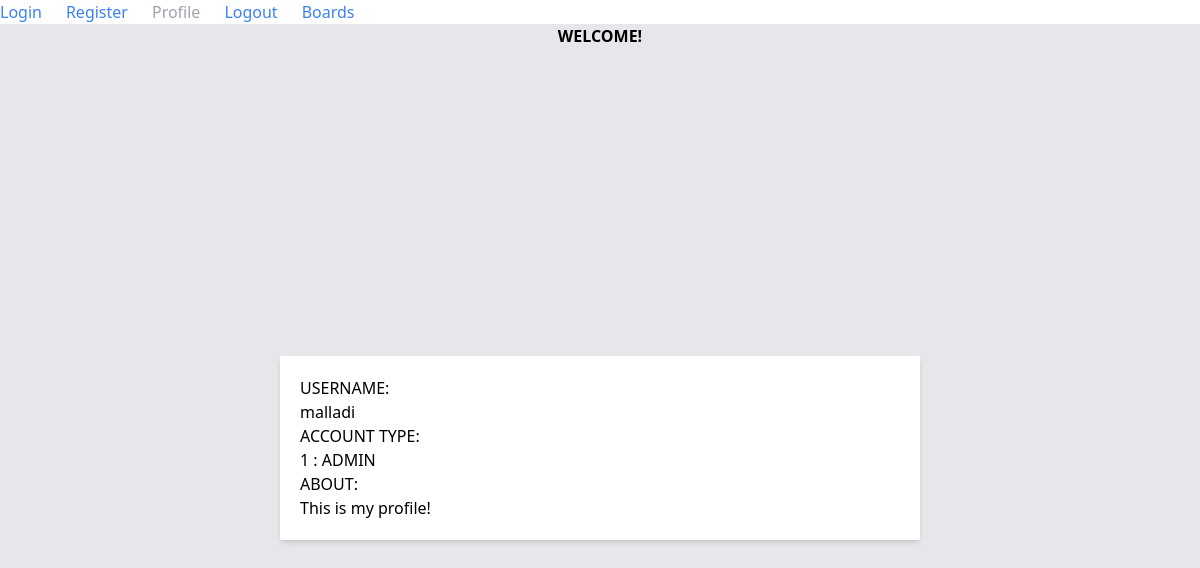
The app's page /profile (signed in), older data.
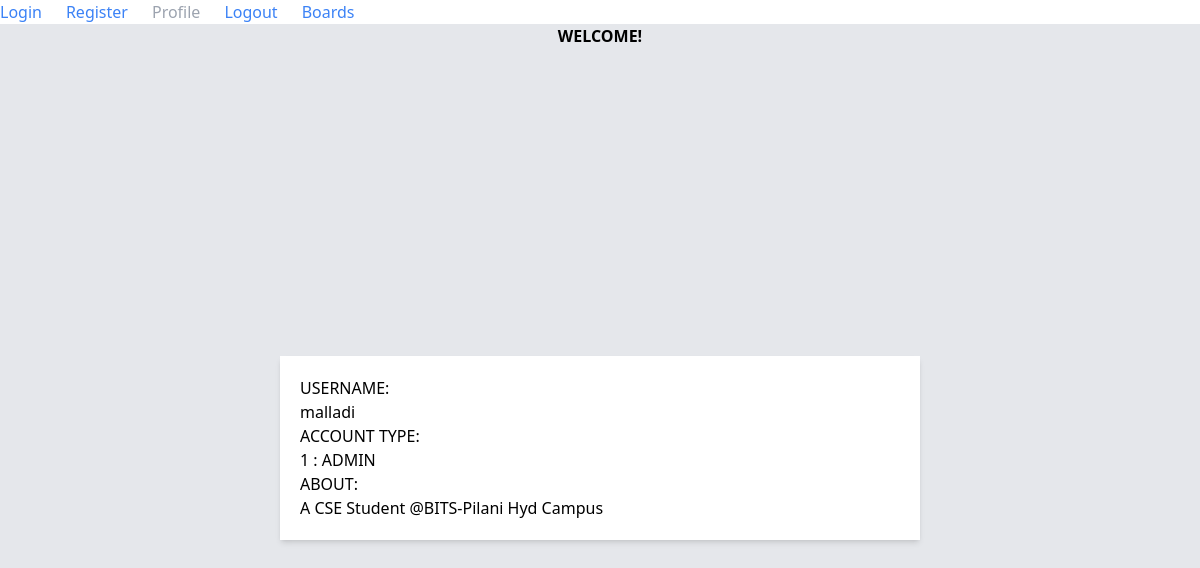
The same page, newer data.
### ForumApp/models/user.py (models this page shows)
class User(db.Model, UserMixin):
    id = db.Column(db.Integer, primary_key=True)
    username = db.Column(db.String(20), nullable = False)
    password = db.Column(db.String(100), nullable = False)
    role_id = db.Column(db.Integer, db.ForeignKey('role.id'))
    profile = db.relationship('Profile', backref='user', uselist = False)
    posts = db.relationship('Post', backref = 'user')
    comments = db.relationship('Comment', backref = 'user')

### ForumApp/models/profile.py (models this page shows)
class Profile(db.Model):
    id = db.Column(db.Integer, primary_key = True)
    date_created = db.Column(db.DateTime, default=datetime.datetime.utcnow)
    about = db.Column(db.String(300), nullable = False)
    user_id = db.Column(db.Integer, db.ForeignKey('user.id'))

### ForumApp/prof/routes.py (the view)
@bp.route('/profile')
@login_required
def index():
    role_name = "temp"
    if current_user.role_id == 1:
        role_name = "ADMIN"
    elif current_user.role_id == 2:
        role_name = "USER"
    profile = Profile.query.filter_by(user_id=current_user.id).first()
    return render_template('profile/profile.html', user = current_user, role_name = role_name, profile=profile)

### ForumApp/board/routes.py (called while the page is built)
@app.login_manager.user_loader
def load_user(user_id):
    return User.query.get(int(user_id))

### ForumApp/templates/profile/profile.html (shortened to what this page needs)
{% extends "base.html" %}
{% block body %}
<div class="bg-gray-200 h-screen">
  <h1>
    <div style="text-align: center;"><b>WELCOME!</b></div>
  </h1>
  <div class="container mx-auto w-full h-full">
    <div class="max-w-screen-sm mx-auto w-full h-full flex flex-col items-center justify-center">
      <div class="bg-white p-5 shadow-md w-full">
        <h1>USERNAME:</h1>
        <p>{{user.username}}</p>
        <h1>ACCOUNT TYPE:</h1>
        <p>{{user.role_id}} : {{role_name}}</p>
        <h1>ABOUT:</h1>
        <p>{{profile.about}}</p>
      </div>
    </div>
  </div>
</div>
{% endblock %}

### ForumApp/templates/base.html (shortened to what this page needs)
<!doctype html>
<html lang="en">
      <link
      href="ForumApp/templates/static/dist/css/output.css"
      rel="stylesheet">
 <head>
  </head>
  <body>
    <ul class="flex">
          <li class="mr-6">
            <a class="text-blue-500 hover:text-blue-800" href="/login">Login</a>
          </li>
          <li class="mr-6">
            <a class="text-blue-500 hover:text-blue-800" href="/register">Register</a>
          </li>
          <li class="mr-6">
            <a class="text-gray-400 cursor-not-allowed" href="/profile">Profile</a>
          </li>
          <li class="mr-6">
            <a class="text-blue-500 hover:text-blue-800" href="/logout">Logout</a>
          </li>
          <li class="mr-6">
            <a class="text-blue-500 hover:text-blue-800" href="/board">Boards</a>
          </li>
    </ul>
    {% block body %}
    {% endblock %}
  </body>
</html>

Row changes from the older to the newer data that the page shows:
changed Profile: about "This is my profile!" → "A CSE Student @BITS-Pilani Hyd Campus"
